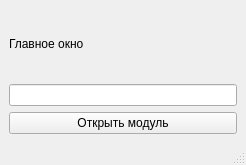
<?xml version="1.0" encoding="UTF-8"?>
<ui version="4.0">
 <class>MainWindow</class>
 <widget class="QMainWindow" name="MainWindow">
  <property name="geometry">
   <rect>
    <x>0</x>
    <y>0</y>
    <width>246</width>
    <height>165</height>
   </rect>
  </property>
  <property name="windowTitle">
   <string>MainWindow</string>
  </property>
  <widget class="QWidget" name="centralwidget">
   <layout class="QGridLayout" name="gridLayout">
    <item row="0" column="0">
     <widget class="QLabel" name="label">
      <property name="text">
       <string>Главное окно</string>
      </property>
     </widget>
    </item>
    <item row="1" column="0">
     <widget class="QLineEdit" name="input_line"/>
    </item>
    <item row="2" column="0">
     <widget class="QPushButton" name="module_starter_button">
      <property name="text">
       <string>Открыть модуль</string>
      </property>
     </widget>
    </item>
   </layout>
  </widget>
  <widget class="QMenuBar" name="menubar">
   <property name="geometry">
    <rect>
     <x>0</x>
     <y>0</y>
     <width>246</width>
     <height>22</height>
    </rect>
   </property>
  </widget>
  <widget class="QStatusBar" name="statusbar"/>
 </widget>
 <resources/>
 <connections/>
</ui>
